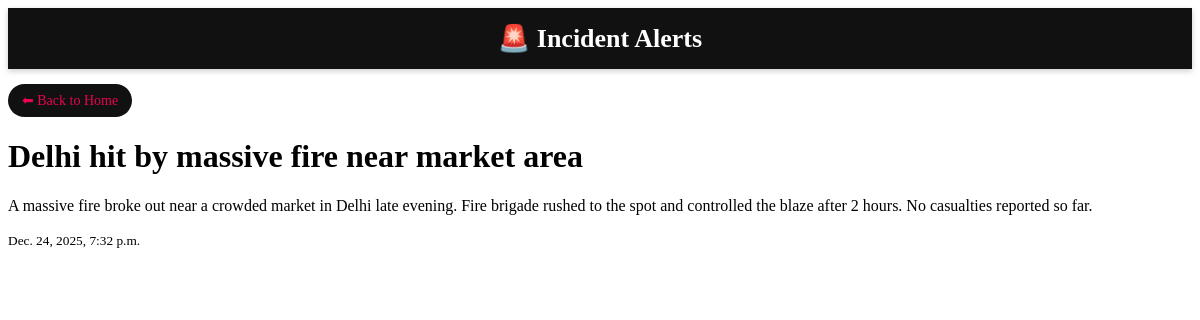
Screenshot of /delhi-hit-by-massive-fire-near-market-area/ with the database file from the repository.
### incidents/models.py (models this page shows, shortened)
class Incident(models.Model):
    STATUS_CHOICES = (
        ("active", "Active"),
        ("published", "Published"),
        ("inactive", "Inactive"),
    )
    title = models.CharField(max_length=255)
    slug = models.SlugField(unique=True)
    description = models.TextField()
    image = models.ImageField(upload_to="incidents/", blank=True, null=True)
    category = models.ForeignKey(
        Category,
        related_name="incidents",   # ✅ VERY IMPORTANT
        on_delete=models.SET_NULL,
        null=True,
        blank=True
    )
    status = models.CharField(
        max_length=20,
        choices=STATUS_CHOICES,
        default="active"
    )
    is_top = models.BooleanField(default=False)
    is_published = models.BooleanField(default=True)
    created_at = models.DateTimeField(auto_now_add=True)

### incidents/views.py (the view)
# urls.py: path("<slug:slug>/", views.incident_detail, name="incident_detail"),
def incident_detail(request, slug):
    incident = get_object_or_404(Incident, slug=slug, is_published=True)
    return render(request, "incidents/detail.html", {
        "incident": incident
    })

### incidents/templates/incidents/detail.html (shortened to what this page needs)
<!DOCTYPE html>
<html>
<head>
</head>
<body>
<header>
    <div class="container header-bar">
        <h1>🚨 Incident Alerts</h1>
    </div>
</header>
<div style="margin:15px 0;">
        <a href="/" style="
            display:inline-block;
            padding:8px 14px;
            background:#111;
            color:rgb(233, 3, 80);
            border-radius:20px;
            text-decoration:none;
            font-size:14px;
        ">
            ⬅ Back to Home
        </a>
    </div>
<h1>{{ incident.title }}</h1>
<p>{{ incident.description }}</p>
<p><small>{{ incident.created_at }}</small></p>
<br><br>
</body>
</html>

### incidents/templates/incidents/detail.html (style rules this page uses)
header { background: #111; color: white; padding: 15px 20px; position: sticky; top: 0; z-index: 1000; box-shadow: 0 2px 6px rgba(0,0,0,0.2); }
header .container { display: flex; justify-content: center; align-items: center; }
header h1 { margin: 0; font-size: 26px; text-align: center; }
.container { width: 90%; max-width: 1100px; margin: auto; }
.header-bar { display: flex; align-items: center; gap: 15px; }

### rows the page displays
Incident: title "Delhi hit by massive fire near market area", description "A massive fire broke out near a crowded market in Delhi late evening. Fire brigade rushed to the spot and controlled the blaze after 2 hours. No casualties reported so far.", created_at "Dec. 24, 2025, 7:32 p.m."
